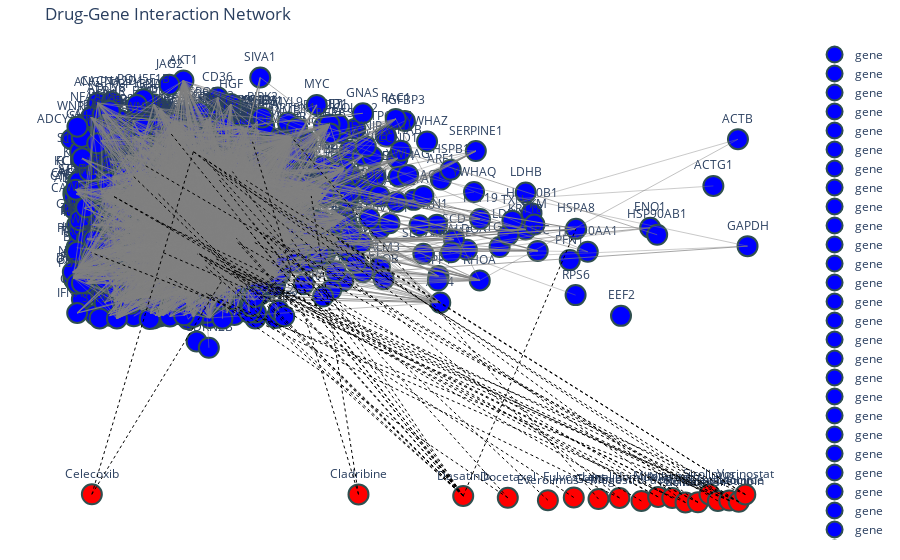

Source (notebook cell):
### Code cell
import plotly.graph_objects as go

# Initialize the figure
fig = go.Figure()

# (1) Add Nodes
node_colors = {
    "drug": "red",
    "gene": "blue"
}

# Assign positions (optional: use layout algorithms like `nx.spring_layout` if needed)
perturbation = 0.1  # Adjust as needed
np.random.seed(42)    # For reproducibility

node_positions = {
    row["node_num"]: (
        norm_node_x[i] + np.random.uniform(-perturbation, perturbation),
        norm_node_y[i] + np.random.uniform(-perturbation, perturbation)
    )
    for i, (_, row) in enumerate(nodes_df.iterrows())
}

# Add nodes to the plot
for _, row in nodes_df.iterrows():
    fig.add_trace(go.Scatter(
        x=[node_positions[row["node_num"]][0]],
        y=[node_positions[row["node_num"]][1]],
        mode="markers+text",
        marker=dict(
            size=20,
            color=node_colors[row["node_type"]],
            line=dict(width=2, color="DarkSlateGrey")
        ),
        text=row["node_name"],
        textposition="top center",
        name=row["node_type"],
        hoverinfo="text",
        hovertext=f"Name: {row['node_name']}<br>Type: {row['node_type']}"
    ))

# (2) Add Gene-Gene Edges (with weights)
for _, row in gene_edges_df.iterrows():
    src_pos = node_positions[row["src"]]
    dest_pos = node_positions[row["dest"]]
    fig.add_trace(go.Scatter(
        x=[src_pos[0], dest_pos[0], None],
        y=[src_pos[1], dest_pos[1], None],
        mode="lines",
        line=dict(width=2 * row["conv_bind_weight"], color="gray"),
        hoverinfo="text",
        hovertext=f"Weight: {row['conv_bind_weight']}",
        showlegend=False
    ))

# (3) Add Drug-Gene Edges (no weights)
for _, row in drug_edges_df.iterrows():
    src_pos = node_positions[row["Drug"]]
    dest_pos = node_positions[row["Target"]]
    fig.add_trace(go.Scatter(
        x=[src_pos[0], dest_pos[0], None],
        y=[src_pos[1], dest_pos[1], None],
        mode="lines",
        line=dict(width=1, color="black", dash="dot"),
        hoverinfo="text",
        hovertext="Drug-Target",
        showlegend=False
    ))

# Customize layout
fig.update_layout(
    title="Drug-Gene Interaction Network",
    showlegend=True,
    hovermode="closest",
    margin=dict(b=20, l=20, r=20, t=40),
    xaxis=dict(type="log", showgrid=False, zeroline=False, showticklabels=False),
    yaxis=dict(showgrid=False, zeroline=False, showticklabels=False),
    plot_bgcolor="white"
)

fig.show()
plot(fig, filename='network_graph.html', auto_open=True)
